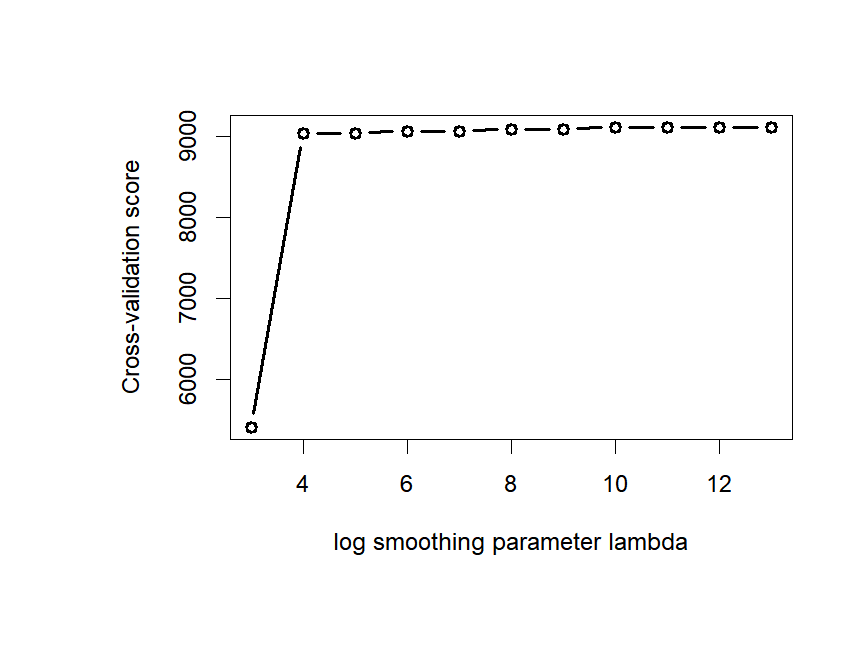

Write R code to recreate this figure.
#y matrix
rm(list=ls())
library(dplyr)
library(plyr)
library(tidyverse)
library(tibble)
library(ggplot2)
library(fda)
# Load packages
library(caret)

df <- read.csv("C:/Users/Jenny/Desktop/4F90/FDA/dataset/ON_DAILY/X.csv")
Y <- read.csv("C:/Users/Jenny/Desktop/4F90/FDA/dataset/NFDB_point_stats/NFDB_point_txt/fireNOON.csv")
#date <- read.csv("C:/Users/Jenny/Desktop/4F90/FDA/dataset/NFDB_point_stats/NFDB_point_txt/cldweek.csv")

empty <- matrix(data = 0, ncol = 52)
yset1 = 1514:1908
yset2 = 1909:2303
yset3 = 2304:2698
yset4 = 2699:3093
yset5 = 3094:3488
#yset = 1514:2303
#yset <- rbind(yset, yset4)
#yset <- rbind(yset, yset5) # 4-5,1-2
# 1975 = 5*395
for(i in c(2699:3488,1514:2303)){
  for (i in i){
    new <-rbind(empty,df$precipitation[(i-1):(i-52)]) # previous 52 week 
    #print(new)
    empty <- new
  }
}                                            
Xmatrixtrain <- new[-1,] # matrix value - X train
firetrain <- Y[c(2699:3488,1514:2303),2] # NOofFire - Y
ytrain = log(firetrain)
ytrain[ytrain == "-Inf"]<- 0
new <- NULL
empty <- NULL
argvals = seq(0,52, len = 52)
nbasis =13
basisobj = create.bspline.basis(c(0,52),nbasis)
#plot(basisobj)
xstrain = smooth.basis(argvals=argvals, y=t(Xmatrixtrain), fdParobj=basisobj) 
xtrain<-xstrain$fd # fda function

xlisttrain = vector("list",2)
xlisttrain[[1]] = rep(1,1580)
xlisttrain[[2]] = xtrain

# test

# 1975 = 5*395
for(i in yset3){
  for (i in i){
    new <-rbind(empty,df$precipitation[(i-1):(i-52)]) # previous 52 week 
    #print(new)
    empty <- new
  }
}                                                                                                                                                                                                                                                                                                                                                                                                                                                                                                                                                                                                                                                                                                                                                                                                                                                                                                                                                                                                                                                                                                                                                                                                                                                                                                                                                                                                                                                                                                                                                                                                                                                                                                                                                                                                                                                                                                                                                                                                                                                                                                                                                                                                                                                                                                                                                                                                                                                                                                                                                                                                                                                                                                                                                                                                                                                                       

Xmatrixtest <- new # matrix value - X
firetest <- Y[yset3,2] # NOofFire - Y
ytest = log(firetest)
ytest[ytest == "-Inf"]<- 0
xstest = smooth.basis(argvals=argvals, y=t(Xmatrixtest), fdParobj=basisobj) 
xtest<-xstest$fd # fda function

xlisttest = vector("list",2)
xlisttest[[1]] = rep(1,length(yset3))
xlisttest[[2]] = xtest

# create a constant basis for the intercept
conbasis   = create.constant.basis(c(0,52))
#quartz()
#plot(conbasis)
# Define the small number of basis functions for beta(t)
# We do not use roughness penalty here
#y matrix

#--------------- Select the optimal lambda ---------------# 
loglam = seq(3,13,1)
nlam   = length(loglam)
SSE.CV = rep(NA,nlam)
for (ilam in 1:nlam) {
  print(paste("log lambda =", loglam[ilam]))
  lambda     = 10^(loglam[ilam])
  # Define the small number of basis functions for beta(t)
  # We do not use roughness penalty here
  nbasis =ilam # seq(3,100,by = 5) 
  betabasis5 = create.fourier.basis(c(0,52),nbasis)
  betalist1  = vector("list",2)
  betalist1[[1]] = conbasis
  betalist1[[2]] = betabasis5
  
  fRegressList1 =  fRegress(ytrain,xlisttrain,betalist1)
  names(fRegressList1)
  betaestlist1  = fRegressList1$betaestlist
  length(betaestlist1)
  # betaestlist1 has two elements. The first element is the intercept
  # The second element is the slope beta(t)
  
  # obtain beta(t)
  tempbetafd1   = betaestlist1[[2]]$fd
  
  #quartz()
  par(mfrow=c(1,1),mar = c(8, 8, 4, 2))
  plot(tempbetafd1, xlab="Precipitation", ylab="Beta for Fire")
  
  #predict 
  ytestfit = predict(fRegressList1, newdata=xlisttest$xtest, se.fit = FALSE)
  
  SSE.CV[ilam] = sum((ytest-ytestfit)^2) # Square Prediction Error  
  print(ilam) 
} 
plot(loglam,  SSE.CV, type="b", col=1,lty=1, lwd=2,
     xlab="log smoothing parameter lambda",
     ylab="Cross-validation score", cex.lab=1,cex.axis=1)
#plot(log(lambda), cv.lam, type="l", col=2,lty=1, lwd=2,ylab="CV") 
SSE.CV.opt = lambda[which.min(SSE.CV )] 
SSE.CV.opt 

#L = Xmatrixtrain%*%ginv(t(Xmatrixtrain)%*%Xmatrixtrain+cv.lam.opt)%*%t(Xmatrixtrain) 
#yhatcv = L%*%yset

#plot(X,yset,main="CV",xlab="log(Precipitation)",ylab="log(Fire)") 
#lines(x,yhatcv,col="green", lwd=2) 
